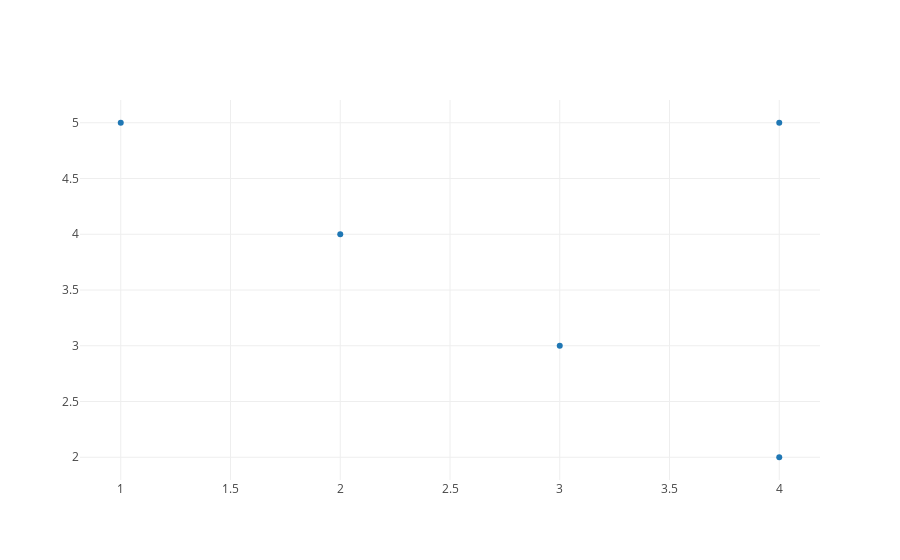

The notebook cell saved with this chart:
### Markdown cell above
**A regular 2D scatter plot**

### Code cell
x = [2, 3, 1, 4, 4]
y = [4, 3, 5, 2, 5]

trace = go.Scatter(x=x,
                   y=y,
                   mode='markers',
                  )

data = [trace]

offline.iplot(data)

### Figure 1 — Plotly figure (JSON) as saved in the notebook; plotly's stock layout.template omitted (floating-point values rounded to 4 significant figures)
{"data": [{"mode": "markers", "type": "scatter", "uid": "c9a94280-9b80-11e8-ae58-6030d4660e22", "x": [2, 3, 1, 4, 4], "y": [4, 3, 5, 2, 5]}], "layout": {}}
